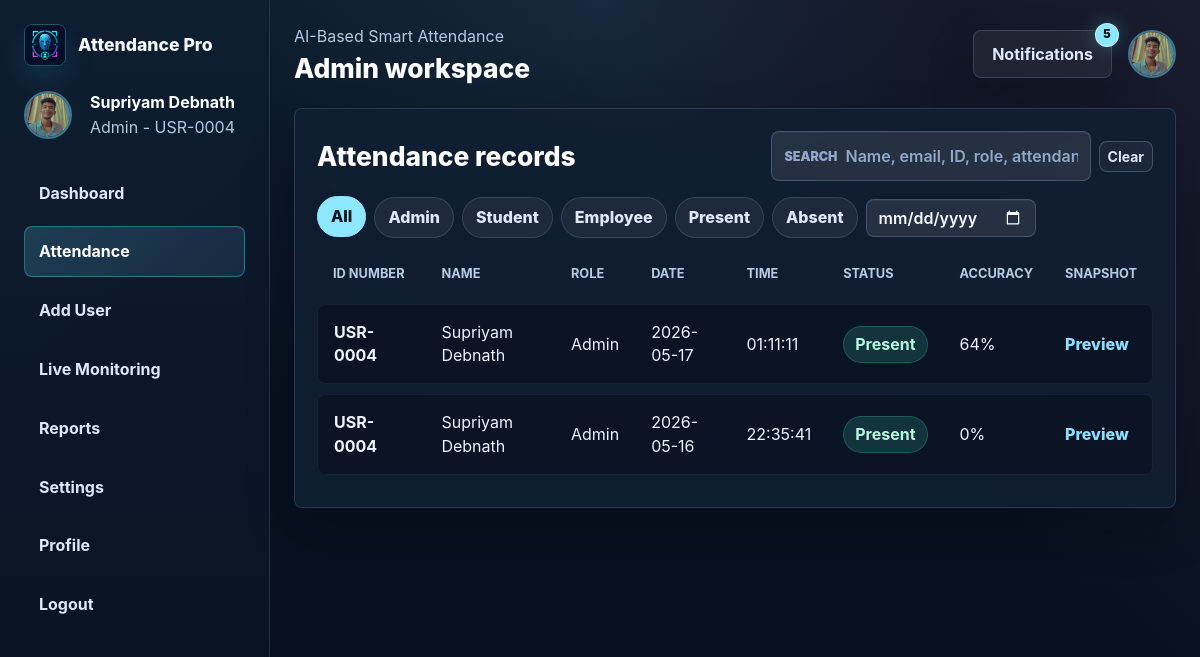
Screenshot of /attendance (signed in) with the database file from the repository.
### database.py (models this page shows)
class User(db.Model):
    __tablename__ = "users"
    id = db.Column(db.Integer, primary_key=True)
    username = db.Column(db.String(80), unique=True, nullable=False, index=True)
    password = db.Column(db.String(255), nullable=False)
    role = db.Column(db.String(32), nullable=False, default="user")
    email = db.Column(db.String(160), unique=True, nullable=False, index=True)
    avatar = db.Column(db.String(255), nullable=False, default="default_user.png")
    full_name = db.Column(db.String(160), nullable=False, default="")
    id_number = db.Column(db.String(80), unique=True, nullable=False, default="")
    created_at = db.Column(db.DateTime, nullable=False, default=datetime.utcnow)
    updated_at = db.Column(db.DateTime, nullable=False, default=datetime.utcnow, onupdate=datetime.utcnow)
    edited_by = db.Column(db.Integer, nullable=True)
    edited_at = db.Column(db.DateTime, nullable=True)
    reset_otp_hash = db.Column(db.String(255), nullable=True)
    reset_otp_expires = db.Column(db.DateTime, nullable=True)
    attendance = db.relationship("Attendance", back_populates="user", cascade="all, delete-orphan")

class Attendance(db.Model):
    __tablename__ = "attendance"
    __table_args__ = (
        db.UniqueConstraint("user_id", "date", name="uq_attendance_user_date"),
    )
    id = db.Column(db.Integer, primary_key=True)
    user_id = db.Column(db.Integer, db.ForeignKey("users.id"), nullable=False, index=True)
    name = db.Column(db.String(160), nullable=False)
    id_number = db.Column(db.String(80), nullable=False, default="")
    role = db.Column(db.String(32), nullable=False, default="student")
    date = db.Column(db.Date, nullable=False, default=date.today, index=True)
    time = db.Column(db.Time, nullable=False, default=lambda: datetime.now().time())
    status = db.Column(db.String(24), nullable=False, default="Present")
    recognition_accuracy = db.Column(db.Integer, nullable=False, default=0)
    snapshot_path = db.Column(db.String(255), nullable=False, default="")
    created_at = db.Column(db.DateTime, nullable=False, default=datetime.utcnow)
    user = db.relationship("User", back_populates="attendance")

### app.py (the view)
@app.route("/attendance")
@login_required
def attendance_view():
    user = current_user()
    query = Attendance.query
    if user.role != "admin":
        query = query.filter_by(user_id=user.id)
    rows = query.order_by(Attendance.date.desc(), Attendance.time.desc()).all()
    return render_template("attendance.html", rows=rows)

### app.py (called while the page is built, shortened)
def current_user() -> User | None:
    user_id = session.get("user_id")
    return db.session.get(User, user_id) if user_id else None

def login_required(view: Callable):
    @wraps(view)
    def wrapped(*args, **kwargs):
        if not current_user():
            flash("Please sign in to continue.", "warning")
            return redirect(url_for("login"))
        return view(*args, **kwargs)
    return wrapped

def avatar_filename(user: User | None) -> str:
    if not user:
        return "placeholder.png"
    candidate = AVATAR_DIR / (user.avatar or "")
    if candidate.exists():
        return candidate.name
    return "default_admin.png" if user.role == "admin" else "default_user.png"

@app.context_processor
def inject_globals():
    user = current_user()
    session.setdefault("csrf_token", secrets.token_urlsafe(32))
    total_logs = SystemLog.query.count() if user else 0
    unseen = max(total_logs - session.get("notification_seen_count", 0), 0)
    return {
        "auth_user": user,
        "avatar_for": avatar_filename,
        "csrf_token": session["csrf_token"],
        "notification_count": "99+" if unseen > 99 else unseen,
        "notifications": notification_items(8) if user else [],
    }

@app.before_request
def protect_state_changes():
    if request.method != "POST":
        return None

def notification_items(limit: int = 12) -> list[dict[str, str]]:
    return [
        {
            "action": log.action,
            "time": log.timestamp.strftime("%H:%M:%S"),
            "date": log.timestamp.strftime("%Y-%m-%d"),
        }
        for log in SystemLog.query.order_by(SystemLog.timestamp.desc()).limit(limit).all()
    ]

@app.teardown_appcontext
def shutdown_session(_exception=None):
    db.session.remove()

### templates/attendance.html
<!doctype html><html lang="en"><head><meta charset="utf-8"><meta name="viewport" content="width=device-width, initial-scale=1"><title>Attendance</title><link href="https://cdn.jsdelivr.net/npm/bootstrap@5.3.7/dist/css/bootstrap.min.css" rel="stylesheet"><link rel="stylesheet" href="{{ url_for('static', filename='css/style.css') }}"><link rel="stylesheet" href="{{ url_for('static', filename='css/responsive.css') }}"></head><body><div class="app-shell"><aside class="sidebar">{% include 'sidebar.html' %}</aside><main class="main-panel">{% include 'topbar.html' %}<section class="glass panel"><div class="d-flex flex-wrap justify-content-between align-items-center gap-3 mb-3"><h1 class="hero-title mb-0">Attendance records</h1><div class="search-shell"><span>Search</span><input class="form-control table-filter" data-table-filter data-target="#attendance-table" placeholder="Name, email, ID, role, attendance"><button class="btn btn-sm btn-outline-light" data-clear-search type="button">Clear</button></div></div><div class="filter-strip mb-3" data-filter-for="#attendance-table"><button class="active" data-filter-value="">All</button><button data-filter-value="admin">Admin</button><button data-filter-value="student">Student</button><button data-filter-value="employee">Employee</button><button data-filter-value="present">Present</button><button data-filter-value="absent">Absent</button><input class="form-control" type="date" data-date-filter></div><div class="table-responsive"><table class="table" id="attendance-table"><thead><tr><th>ID Number</th><th>Name</th><th>Role</th><th>Date</th><th>Time</th><th>Status</th><th>Accuracy</th><th>Snapshot</th></tr></thead><tbody>{% for row in rows %}<tr data-role="{{ row.role }}" data-status="{{ row.status|lower }}" data-date="{{ row.date }}"><td>{{ row.id_number or (row.user.id_number if row.user else row.user_id) }}</td><td>{{ row.name }} <span class="visually-hidden">{{ row.user.email if row.user else '' }}</span></td><td>{{ row.role|title }}</td><td>{{ row.date }}</td><td>{{ row.time.strftime('%H:%M:%S') }}</td><td><span class="badge-soft">{{ row.status }}</span></td><td>{{ row.recognition_accuracy }}%</td><td>{% if row.snapshot_path %}<a class="snapshot-link" href="/{{ row.snapshot_path }}" target="_blank">Preview</a>{% else %}<span class="muted">None</span>{% endif %}</td></tr>{% else %}<tr><td colspan="8" class="muted">No attendance found.</td></tr>{% endfor %}</tbody></table></div><p class="muted no-results" data-no-results-for="#attendance-table">No matching records found.</p></section></main></div><script src="{{ url_for('static', filename='js/app.js') }}"></script></body></html>

### templates/sidebar.html (shortened to what this page needs)
<div class="brand"><img src="{{ url_for('static', filename='images/logo.png') }}" alt="Logo"><span>Attendance Pro</span></div>
<div class="profile-card mt-4"><img class="avatar" src="{{ url_for('static', filename='images/avatars/' + avatar_for(auth_user)) }}"><div><strong>{{ auth_user.full_name or auth_user.username }}</strong><div class="muted">{{ auth_user.role|title }} - {{ auth_user.id_number }}</div></div></div>
<nav class="nav-stack">
  <a class="nav-link-custom {% if request.endpoint in ['admin_dashboard', 'user_dashboard'] %}active{% endif %}" href="{{ url_for('admin_dashboard' if auth_user.role == 'admin' else 'user_dashboard') }}">Dashboard</a>
  <a class="nav-link-custom {% if request.endpoint == 'attendance_view' %}active{% endif %}" href="{{ url_for('attendance_view') }}">Attendance</a>
  {% if auth_user.role == 'admin' %}
  <a class="nav-link-custom {% if request.endpoint in ['add_user', 'capture_user', 'delete_user', 'edit_user'] %}active{% endif %}" href="{{ url_for('add_user') }}">Add User</a>
  <a class="nav-link-custom {% if request.endpoint in ['camera_page', 'live_monitoring'] %}active{% endif %}" href="{{ url_for('live_monitoring') }}">Live Monitoring</a>
  <a class="nav-link-custom {% if request.endpoint in ['reports', 'export_csv', 'export_excel'] %}active{% endif %}" href="{{ url_for('reports') }}">Reports</a>
  <a class="nav-link-custom {% if request.endpoint == 'settings' %}active{% endif %}" href="{{ url_for('settings') }}">Settings</a>
  {% endif %}
  <a class="nav-link-custom {% if request.endpoint == 'profile' %}active{% endif %}" href="{{ url_for('profile') }}">Profile</a>
  <a class="nav-link-custom" href="{{ url_for('logout') }}" data-logout-trigger>Logout</a>
</nav>

### templates/topbar.html (shortened to what this page needs)
<header class="topbar">
  <div><p class="muted mb-1">AI-Based Smart Attendance</p><h1 class="hero-title mb-0">{{ auth_user.role|title }} workspace</h1></div>
  <div class="d-flex align-items-center gap-3">
    <div class="topbar-menu">
      <button class="glass notification-pill" data-notification-toggle type="button">Notifications <span class="notification-badge" data-notification-badge>{{ notification_count }}</span></button>
    </div>
    <div class="topbar-menu">
      <button class="avatar-button" data-profile-toggle type="button"><img class="avatar" src="{{ url_for('static', filename='images/avatars/' + avatar_for(auth_user)) }}"></button>
    </div>
  </div>
</header>

### rows the page displays
User: avatar (picture), full_name "Supriyam Debnath", role "Admin", id_number "USR-0004"
Attendance: id_number "USR-0004", name "Supriyam Debnath", role "Admin", date "2026-05-17", time "01:11:11", status "Present", recognition_accuracy "64"
Attendance: id_number "USR-0004", name "Supriyam Debnath", role "Admin", date "2026-05-16", time "22:35:41", status "Present", recognition_accuracy "0"

### other values shown
{{ notification_count }} "5"
